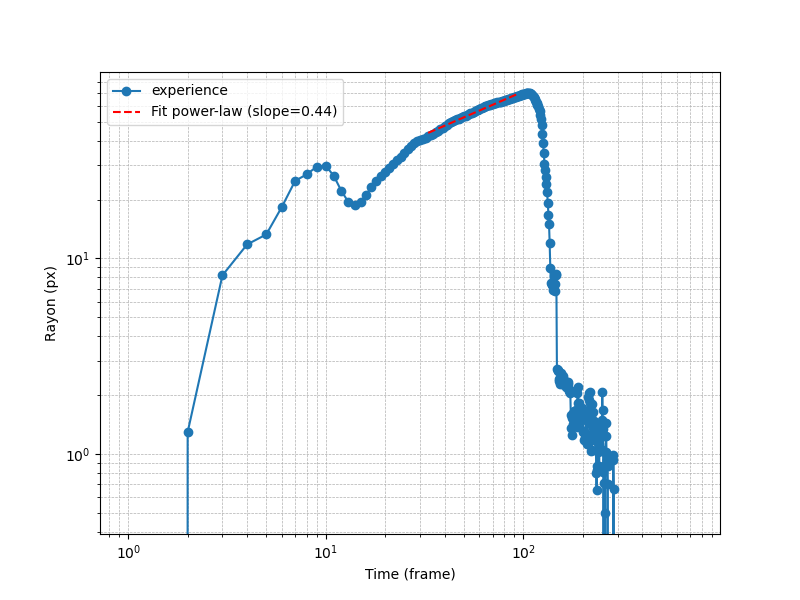
#> input picture evolution_rayon_heterogène_09-12_3.png, 800 x 600 px, given in place of ablefin_bille_1cm_09-12_3_MMStack_Default.ome_frame_0110.png, which was not available
$ python radial.py
#> lines starting #> are read from the running program, lines starting #| are printed output that depends on the picture; after the words box and inside, x2 and y2 are one past the last pixel; in counts of white or black regions, pixels touching at a corner belong together; pictures that were not available may be replaced by others from this repository, and a replacement may not be noted
### proba_rayon.py
import os
import numpy as np
from glob import glob
import cv2
import tifffile as tiff
from conda.instructions import PRINT
from skimage.transform import resize
from pathlib import Path
import h5py
from path.to.venv.histo2densité_HDF5 import process_hdf5_images

global pcov
global coeffs
import math
import re
import traceback


def subtract_annular_background(image_stack):
    """
    Soustrait la moyenne des niveaux de gris d'un anneau extérieur dans chaque image.
    L'anneau est défini entre 1.5 et 1.8 fois le rayon centré de l'intensité.

    Parameters:
        image_stack (numpy.ndarray): Pile d'images (3D array où chaque couche correspond à une image).

    Returns:
        Generator: Génère une image corrigée à la fois pour économiser de la mémoire.
    """
    height, width = image_stack.shape[1:]  # Récupère la taille des images
    center_x, center_y = width // 2, height // 2  # Centre de l'image

    # Meshgrid pour les coordonnées des pixels
    y_indices, x_indices = np.meshgrid(np.arange(height), np.arange(width), indexing='ij')
    for i in range(len(image_stack)):
        image=image_stack[i]
        # Normalisation des intensités pour obtenir des probabilités
        total_intensity = np.sum(image, dtype=np.float32)
        probability_image = (image / total_intensity) if total_intensity > 0 else np.zeros_like(image, dtype=np.float32)

        # Calcul des moments pour estimer le rayon central
        center_x = np.sum(x_indices * probability_image, dtype=np.float32)
        center_y = np.sum(y_indices * probability_image, dtype=np.float32)
        x_central_moment = np.sum(((x_indices - center_x) ** 2) * probability_image, dtype=np.float32)
        y_central_moment = np.sum(((y_indices - center_y) ** 2) * probability_image, dtype=np.float32)
        radius = np.sqrt(x_central_moment + y_central_moment)

        # Définition de l'anneau
        radius_inner =  1* radius
        radius_outer = 1.2 * radius
        distance_to_center = np.sqrt((x_indices - center_x) ** 2 + (y_indices - center_y) ** 2)
        annular_mask = (distance_to_center >= radius_inner) & (distance_to_center <= radius_outer)
        image[image < 200] = 0
        # Calcul de la moyenne du fond dans l'anneau
        annular_values = image[annular_mask]
        background_mean = np.mean(annular_values, dtype=np.float32) if annular_values.size > 0 else 0
        # Soustraction et mise à zéro des valeurs négatives
        corrected_image = np.clip(image - background_mean, 0, None).astype(
            np.uint16)  # Conversion pour réduire la mémoire

        #if i%10==0:
         #   plt.imshow(corrected_image)
           # plt.show()

        image_stack[i] = corrected_image
    return image_stack


# [106 lines left out: functions compute_probability, plot_image_with_circle, compute_moments, verify_probabilities, subtract_background, not called in this run]

import json
# [65 lines left out: function process_ome_tif_files, not called in this run]
import matplotlib.pyplot as plt
import numpy as np
from scipy.optimize import curve_fit
import matplotlib.pyplot as plt
from glob import glob
import cv2
from skimage.transform import resize
from pathlib import Path
import traceback
import xml.etree.ElementTree as ET

import tifffile
# [70 lines left out: functions find_extracted_images, find_metadata, find_hdf5_file, load_hdf5_images, not called in this run]

import xml.etree.ElementTree as ET

# [180 lines left out: functions process_hdf5_images, process_jpg_images, power_law, compute_radius_evolution, plot_radius_evolution_with_fit, not called in this run]


#base_directory ="/home/chorus/exp/heterogenous/ppull_sablefin_bille_1cm_09-12_3/"
base_directory = "/home/chorus/exp/heterogenous/ppull_sablefin_bille_1cm_09-12_2/"
#results = process_ome_tif_files(base_directory,subtract_background_option=True)
#results=process_hdf5_images(base_directory)
import shutil

#%%
# [10 lines left out: function process_all_folders, not called in this run]
# [34 lines that do not run on import are left out]

### radial.py
import os
import cv2
import numpy as np
import matplotlib.pyplot as plt
import tifffile

from path.to.venv.proba import base_directory
from proba_rayon import subtract_annular_background,process_jpg_images,find_extracted_images,find_metadata
from skimage.transform import resize

# Échelle spatiale (0.11 mm/px = 0.11 * 10⁻³ m/px)
scale = 0.11 * 1e-3


# [85 lines left out: functions find_ome_tif_files, load_ome_tif_images, reduce_resolution, compute_center_of_mass, compute_radial_profile, process_sequence, not called in this run]

def compare_image(folder1, folder2):

    img1 =cv2.imread(folder1,cv2.IMREAD_GRAYSCALE)
#> img1: shape (600, 800); min 0, max 255, mean 247.6
    img2 = cv2.imread(folder2,cv2.IMREAD_GRAYSCALE)
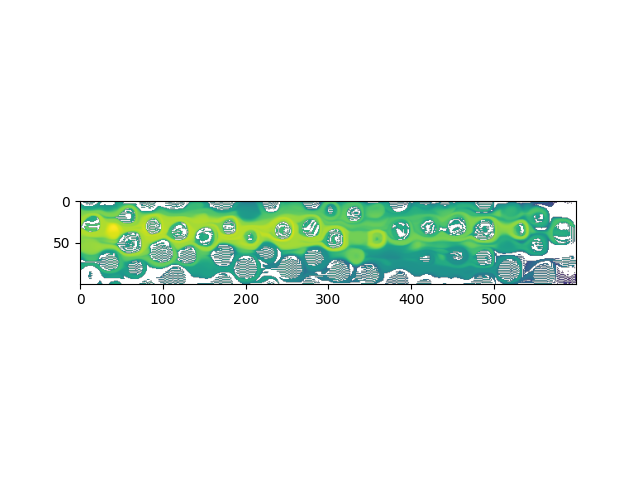
#> input picture mediumdifffullscalar.png, 640 x 480 px, given in place of ppull_SABLE_homog_22_11_2_MMStack_Default.ome_frame_0110.png, which was not available
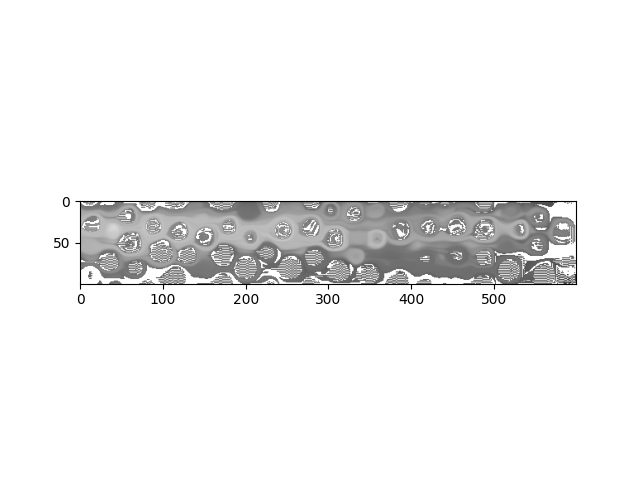
#> img2: shape (480, 640); min 0, max 255, mean 240.7

    #print('IMAGE1 :  ',str([img1]), type(img1))

    img1=subtract_annular_background(np.array([img1]))
#> the loop in subtract_annular_background, `for i in range(len(image_stack)):` made 1 pass
#> (total_intensity, center_x, center_y, x_central_moment, y_central_moment, radius, radius_inner, radius_outer) on pass 1: (118852280, 398.8, 299.5, 53842.6, 30141.4, 289.8, 289.8, 347.8)
#> pass 1, in subtract_annular_background, `distance_to_center = np.sqrt((x_indices - center_x) ** 2 + (y_indices ..`:
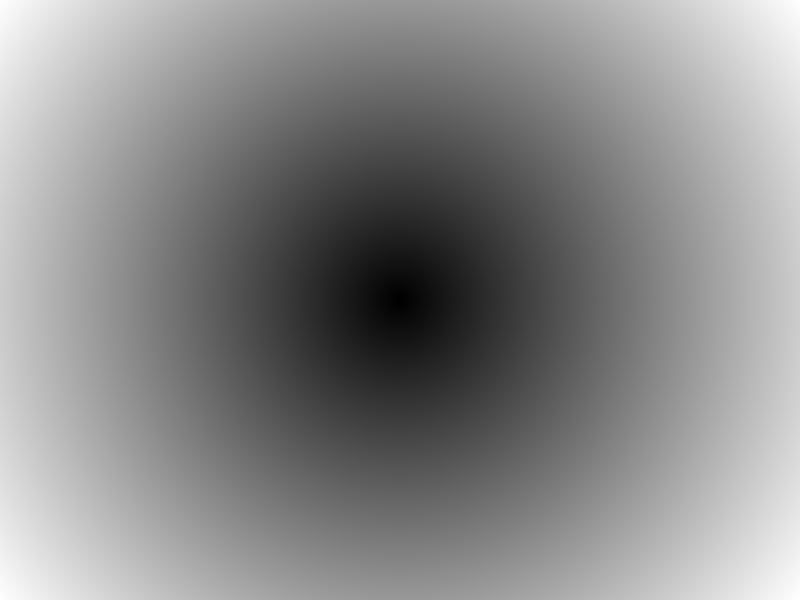
#> distance_to_center: shape (600, 800) float64; min 0.497, max 499.9, mean 269.5; drawn with min black and max white
#> pass 1, in subtract_annular_background, `annular_mask = (distance_to_center >= radius_inner) & (distance_to_cen..`:
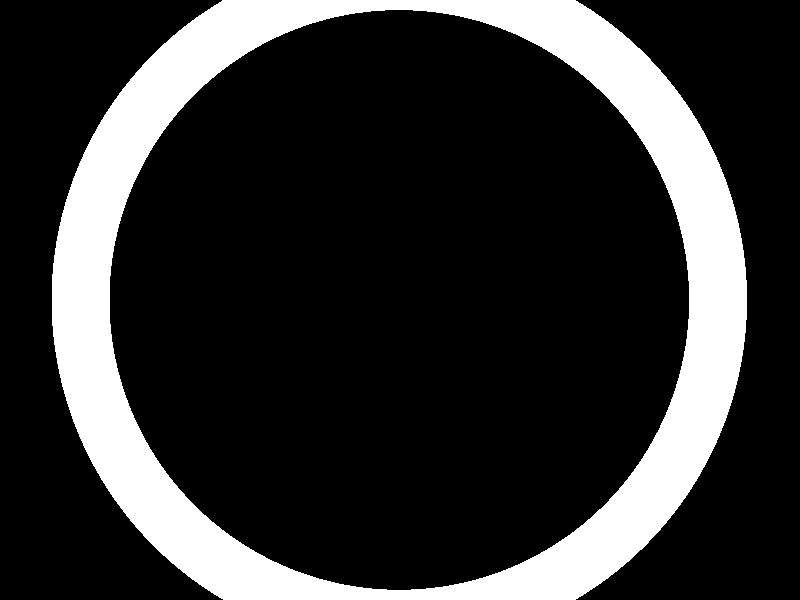
#> annular_mask: shape (600, 800) bool; 19.4% white; 1 white region, box (x1, y1, x2, y2) and area: (52, 0, 747, 600) 93355
#> pass 1, in subtract_annular_background, `corrected_image = np.clip(image - background_mean, 0, None).astype( np..`:
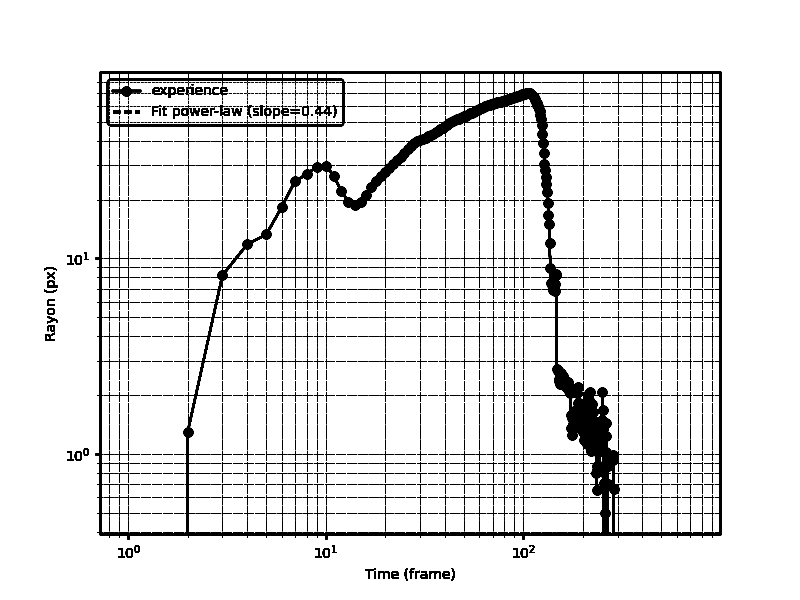
#> corrected_image: shape (600, 800) uint16; min 0, max 8, mean 7.23; drawn with min black and max white
    img2=subtract_annular_background(np.array([img2]))
#> the loop in subtract_annular_background (call 2), `for i in range(len(image_stack)):` made 1 pass
#> (total_intensity, center_x, center_y, x_central_moment, y_central_moment, radius, radius_inner, radius_outer) on pass 1: (73948280, 318.6, 239.2, 34972.2, 20296.4, 235.1, 235.1, 282.1)
#> pass 1, in subtract_annular_background (call 2), `annular_mask = (distance_to_center >= radius_inner) & (distance_to_cen..`:
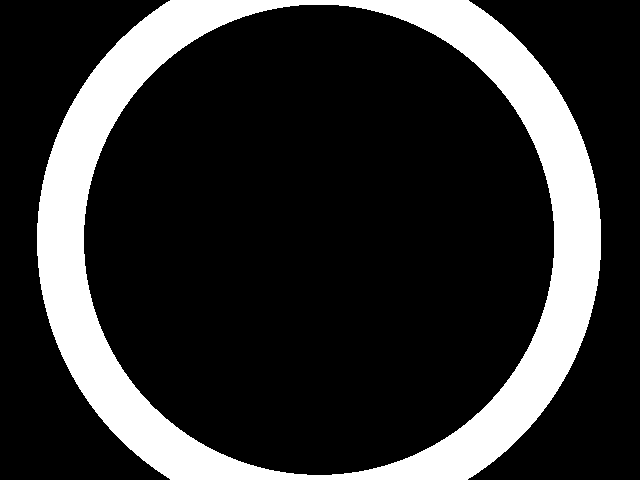
#> annular_mask: shape (480, 640) bool; 19.4% white; 1 white region, box (x1, y1, x2, y2) and area: (37, 0, 601, 480) 59481
#> pass 1, in subtract_annular_background (call 2), `corrected_image = np.clip(image - background_mean, 0, None).astype( np..`:
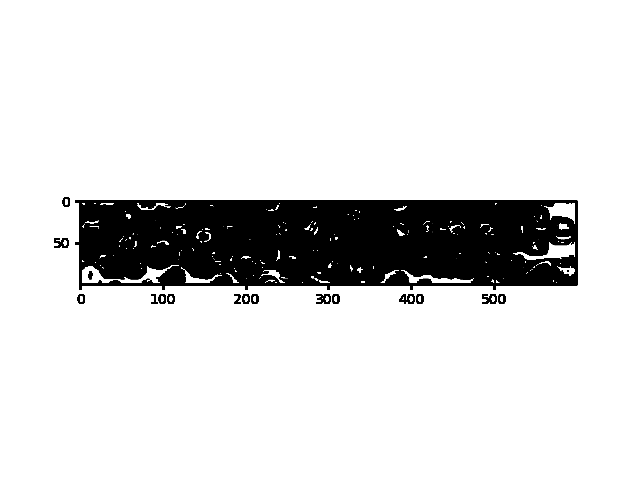
#> corrected_image: shape (480, 640) uint16; min 0, max 6, mean 5.2; drawn with min black and max white
#> (the run stopped early here; a loop or call above may not have finished)
